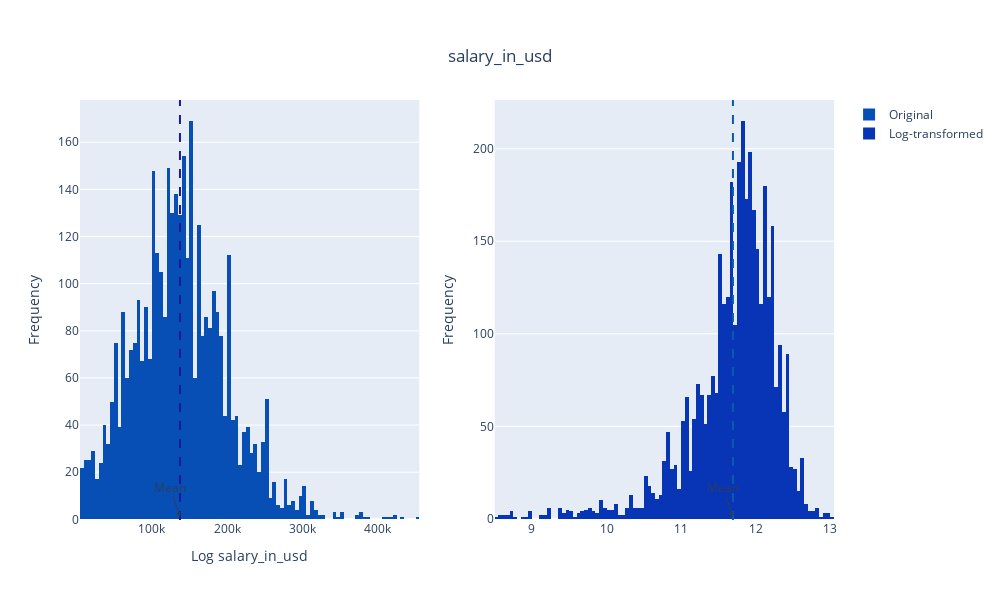

This figure's notebook cell:
### Code cell
salary_plot(df, "salary_in_usd", 1000, 600)

### Figure 1 — Plotly figure (JSON) as saved in the notebook; plotly's stock layout.template omitted (floating-point values rounded to 4 significant figures; data arrays with more than 128 entries replaced by an {"elided": "..."} marker saying what was removed)
{"data": [{"marker": {"color": "#074fb5"}, "name": "Original", "type": "histogram", "x": {"elided": "3755 int values"}, "xaxis": "x", "yaxis": "y"}, {"marker": {"color": "#0735b6"}, "name": "Log-transformed", "type": "histogram", "x": {"elided": "3755 float values"}, "xaxis": "x2", "yaxis": "y2"}], "layout": {"annotations": [{"arrowhead": 2, "showarrow": true, "text": "Mean", "x": 137600.0, "xref": "x", "y": 1, "yref": "y"}, {"arrowhead": 2, "showarrow": true, "text": "Mean", "x": 11.69, "xref": "x2", "y": 1, "yref": "y2"}], "height": 600, "legend": {}, "shapes": [{"line": {"color": "#1a1a98", "dash": "dash"}, "type": "line", "x0": 137600.0, "x1": 137600.0, "xref": "x", "y0": 0, "y1": 1, "yref": "y domain"}, {"line": {"color": "#065cae", "dash": "dash"}, "type": "line", "x0": 11.69, "x1": 11.69, "xref": "x2", "y0": 0, "y1": 1, "yref": "y2 domain"}], "title": {"text": "salary_in_usd", "x": 0.5, "xanchor": "center", "yanchor": "top"}, "width": 1000, "xaxis": {"anchor": "y", "domain": [0, 0.45], "title": {"text": "Log salary_in_usd"}}, "xaxis2": {"anchor": "y2", "domain": [0.55, 1]}, "yaxis": {"anchor": "x", "domain": [0, 1], "title": {"text": "Frequency"}}, "yaxis2": {"anchor": "x2", "domain": [0, 1], "title": {"text": "Frequency"}}}}
